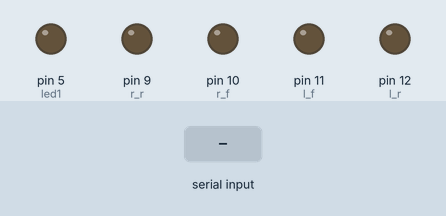
Recording of a sketch running on a simulated Arduino Uno, built with avr-gcc and run on an emulated ATmega328P. Shown: output pins drawn as LEDs (lit = HIGH). The test bench sets the inputs (shaded band). What the sketch prints to the serial monitor is not drawn.

Above: at 1.2 s.
1.3 s: "3" received over Serial
At 2.3 s:
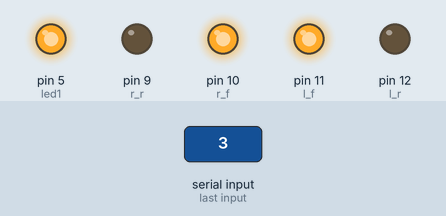
2.8 s: "4" received over Serial
At 3.5 s:
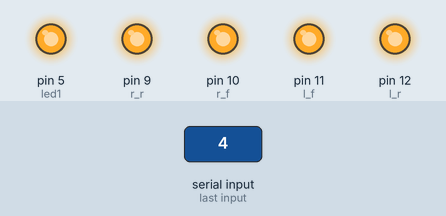
4.3 s: "0" received over Serial
At 4.6 s:
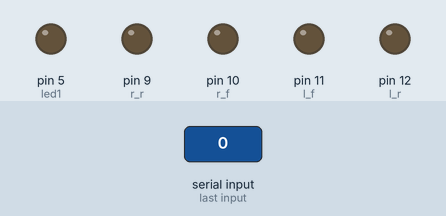
5.8 s: "1" received over Serial
At 6.9 s:
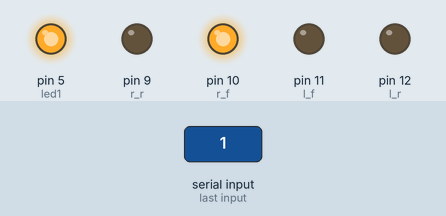
7.3 s: "4" received over Serial
At 8.1 s:
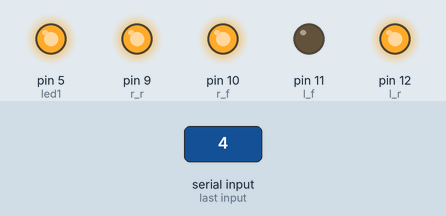
8.8 s: "2" received over Serial
At 9.2 s:
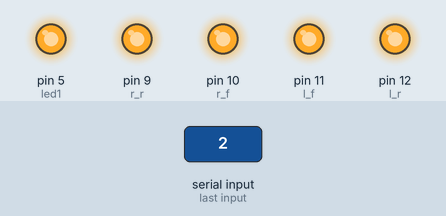
Timing chart, 0 to 11.3 s (numbered marks = the images above; inputs shaded):
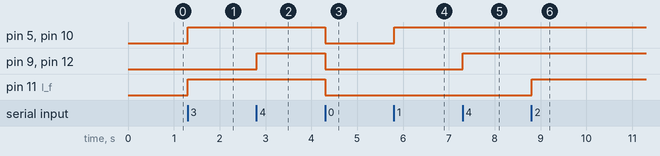

The sketch:

bt_control.ino
```cpp
//BT_Control test
#define l_r 12
#define l_f 11
#define r_f 10
#define r_r 9
#define led1 5
char btVal;

void setup(){
  pinMode(r_f, OUTPUT);
  pinMode(r_r, OUTPUT);
  pinMode(l_f, OUTPUT);
  pinMode(l_r, OUTPUT);
  pinMode(led1, OUTPUT);
  Serial.begin(9600);
}

void loop(){
  if(Serial.available()){
    btVal = Serial.read();
  }
  Serial.println(btVal);
  /*if(btVal == '3'){
    analogWrite(r_f, 150);
    analogWrite(l_f, 150);
    analogWrite(led1, 150);
  }
  if(btVal == '4'){
    analogWrite(r_r, 150);
    analogWrite(l_r, 150);
    analogWrite(led1, 150);
  }
  if(btVal == '1'){
    analogWrite(r_f, 150);
    analogWrite(led1, 150);
  }
  if(btVal == '2'){
    analogWrite(l_f, 150);
    analogWrite(led1, 150);
  }
  if(btVal == '0'){
    digitalWrite(r_f, 150);
    digitalWrite(l_f, 150);
    digitalWrite(r_r, 150);
    digitalWrite(l_r, 150);
    digitalWrite(led1, 150);
  }*/
  if(btVal == '3'){
    digitalWrite(r_f, HIGH);
    digitalWrite(l_f, HIGH);
    digitalWrite(led1, HIGH);
  }
  if(btVal == '4'){
    digitalWrite(r_r, HIGH);
    digitalWrite(l_r, HIGH);
    digitalWrite(led1, HIGH);
  }
  if(btVal == '1'){
    digitalWrite(r_f, HIGH);
    digitalWrite(led1, HIGH);
  }
  if(btVal == '2'){
    digitalWrite(l_f, HIGH);
    digitalWrite(led1, HIGH);
  }
  if(btVal == '0'){
    digitalWrite(r_f, LOW);
    digitalWrite(l_f, LOW);
    digitalWrite(r_r, LOW);
    digitalWrite(l_r, LOW);
    digitalWrite(led1, LOW);
  }
}
```

Measured:
- after the input at 1.3 s, pin 5 (led1), pin 10 (r_f), pin 11 (l_f): LOW → HIGH at once
- after the input at 2.8 s, pin 9 (r_r), pin 12 (l_r): LOW → HIGH at once
- after the input at 4.3 s, pin 5 (led1), pin 9 (r_r), pin 10 (r_f), pin 11 (l_f), pin 12 (l_r): HIGH → LOW at once
- after the input at 5.8 s, pin 5 (led1), pin 10 (r_f): LOW → HIGH at once
- after the input at 7.3 s, pin 9 (r_r), pin 12 (l_r): LOW → HIGH at once
- after the input at 8.8 s, pin 11 (l_f): LOW → HIGH at once
